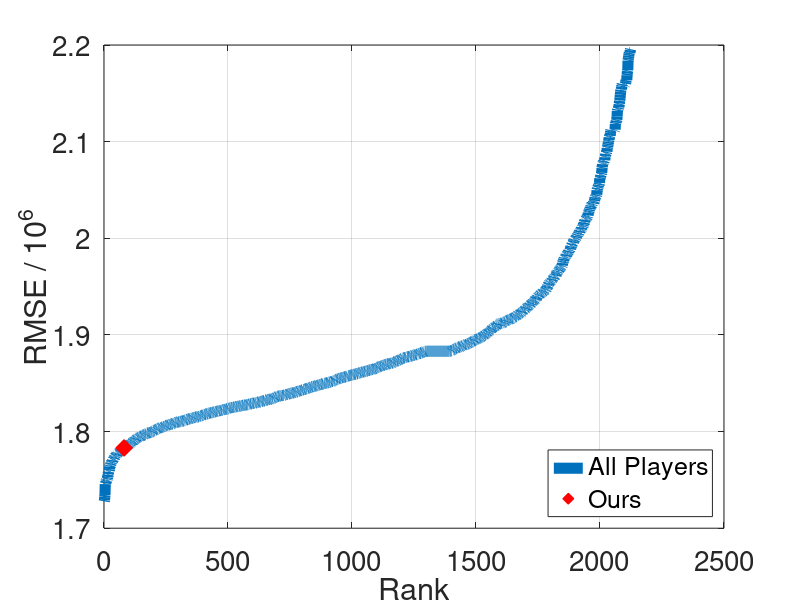

The MATLAB script that drew this image:
#!/usr/bin/env octave -qf

figure('visible','off');

s = load('private_board.txt');
s = sort(s) / 1e6;
s = s(s<2.2);

our_score = 1783082.67907 / 1e6;
our_rank = sum(s < our_score);

% mean_score = 1929245.11374 / 1e6;
% mean_rank = sum(s < mean_score);

plot(s, 'LineWidth', 8);
hold on;
plot(our_rank, our_score, 'rd', 'MarkerSize', 12, 'MarkerFaceColor', 'auto');
% hold on;
% plot(mean_rank, mean_score, 'go', 'MarkerSize', 12, 'MarkerFaceColor', 'auto');

h = legend('All Players', 'Ours');

set(h, 'FontSize', 20, 'FontName', 'Helvetica', 'Location', 'Southeast');

grid on;

% title('Public Board', 'FontSize', 20, 'FontWeight', 'bold', 'FontName', 'Helvetica');
xlabel('Rank', 'FontSize', 20, 'FontName', 'Helvetica');
ylabel('RMSE / 10^6', 'FontSize', 20, 'FontName', 'Helvetica');

ylim([1.7 2.2])

set(gca, 'FontSize', 20, 'FontName', 'Helvetica');

filename = '../../figs/pb.eps'
fprintf(stdout, 'saving to %s\n', filename);

print('-depsc', filename, '-S800,400');